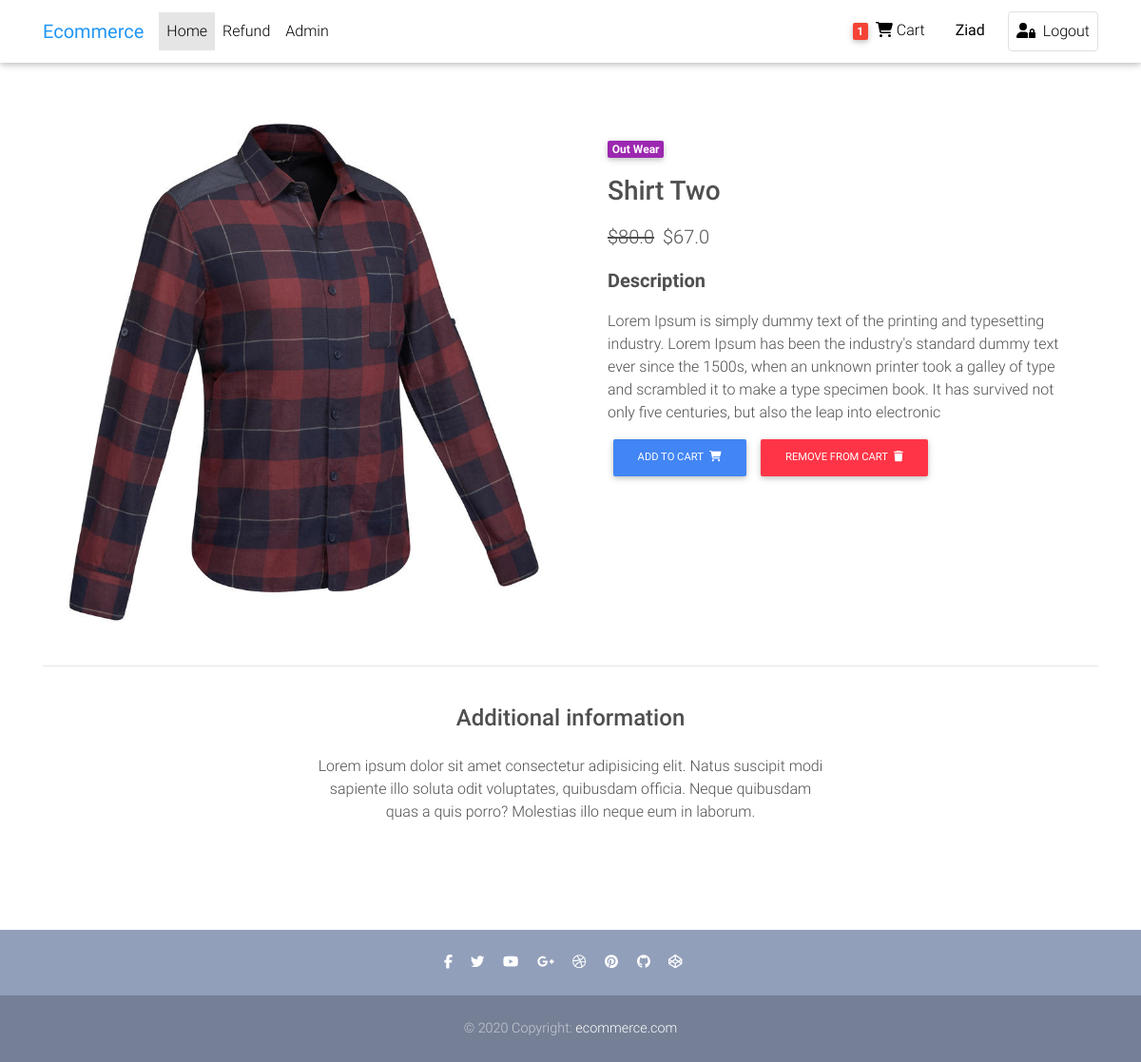
The app's page /product/test-product-2/ (signed in) with its own data.
### store/models.py (models this page shows, shortened)
class Order(models.Model):
    user = models.ForeignKey(settings.AUTH_USER_MODEL, on_delete=models.CASCADE)
    ref_code = models.CharField(max_length=20, blank=True, null=True)
    ordered = models.BooleanField(default=False)
    item = models.ManyToManyField(OrderItem)
    start_date = models.DateTimeField(auto_now_add=True)
    ordered_date = models.DateTimeField()
    billing_address = models.ForeignKey('Address', related_name='billing_address', on_delete=models.SET_NULL,
                                        blank=True, null=True)
    shipping_address = models.ForeignKey('Address', related_name='shipping_address', on_delete=models.SET_NULL,
                                         blank=True, null=True)
    payment = models.ForeignKey('Payment', on_delete=models.SET_NULL, blank=True, null=True)
    coupon = models.ForeignKey('Coupon', on_delete=models.SET_NULL, blank=True, null=True)
    being_delivered = models.BooleanField(default=False)
    received = models.BooleanField(default=False)
    refund_requested = models.BooleanField(default=False)
    refund_granted = models.BooleanField(default=False)

class Item(models.Model):
    title = models.CharField(max_length=100)
    price = models.FloatField()
    image = models.ImageField(upload_to='image')
    discount_price = models.FloatField(null=True, blank=True)
    category = models.CharField(choices=CATEGORY_CHOICES, max_length=2)
    label = models.CharField(choices=LABEL_CHOICES, max_length=1)
    slug = models.SlugField()
    description = models.TextField()
    name = models.TextField()
    def get_absolute_url(self):
        return reverse('store:product', kwargs={'slug': self.slug})
    def get_add_cart_url(self):
        return reverse('store:add_cart', kwargs={'slug': self.slug})
    def remove_cart_url(self):
        return reverse('store:remove_cart', kwargs={'slug': self.slug})

### store/views.py (the view)
# urls.py: path('product/<slug>/', views.ItemDetailsView.as_view(), name='product'),
class ItemDetailsView(DetailView):
    model = Item
    template_name = 'store/product-page.html'

### store/templatetags/cart_template_tags.py (called while the page is built)
@register.filter
def cart_item_count(user):
    if user.is_authenticated:
        qs = Order.objects.filter(user=user, ordered=False)
        if qs.exists():
            return qs[0].item.count()
        return 0

### store/templates/store/product-page.html (shortened to what this page needs)
{% extends 'store/base.html' %}
{% block content %}
    <main class="mt-5 pt-4">
        <div class="container dark-grey-text mt-5">
            <div class="row wow fadeIn">
                <div class="col-md-6 mb-4">
                    <img src="{{ object.image.url }}"
                         class="img-fluid" alt="">
                </div>
                <div class="col-md-6 mb-4">
                    <div class="p-4">
                        <div class="mb-3">
                            <a href="{{ item.get_absolute_url }}">
                                <span class="badge purple mr-1">{{ object.get_category_display }}</span>
                            </a>
                        </div>
                        <div class="mb-3">
                            <span class="h3">{{ object.title }}</span>
                        </div>
                        <p class="lead">
                            {% if object.discount_price %}
                                <span class="mr-1">
                                    <del>${{ object.price }}</del>
                                </span>
                                <span>${{ object.discount_price }}</span>
                            {% else %}
                                <span>${{ object.price }}</span>
                            {% endif %}
                        </p>
                        <p class="lead font-weight-bold">Description</p>
                        <p>{{ object.description }}</p>
                        <a href="{{ object.get_add_cart_url }}" class="btn btn-primary btn-md my-0 p">Add to cart
                            <i class="fas fa-shopping-cart ml-1"></i>
                        </a>
                        <a href="{{ object.remove_cart_url }}" class="btn btn-danger btn-md my-0 p">Remove from cart
                            <i class="fas fa-trash ml-1"></i>
                        </a>
                    </div>
                </div>
            </div>
            <hr>
            <div class="row d-flex justify-content-center wow fadeIn">
                <div class="col-md-6 text-center">
                    <h4 class="my-4 h4">Additional information</h4>
                    <p>Lorem ipsum dolor sit amet consectetur adipisicing elit. Natus suscipit modi sapiente illo soluta
                        odit
                        voluptates,
                        quibusdam officia. Neque quibusdam quas a quis porro? Molestias illo neque eum in laborum.</p>
                </div>
            </div>
            <div class="row wow fadeIn">
                <div class="col-lg-4 col-md-12 mb-4">
                </div>
                <div class="col-lg-4 col-md-6 mb-4">
                </div>
                <div class="col-lg-4 col-md-6 mb-4">
                </div>
            </div>
        </div>
    </main>
{% endblock %}

### store/templates/store/base.html (shortened to what this page needs)
{% load static %}
{% load cart_template_tags %}
<!DOCTYPE html>
<html lang="en">
<head>
    <link rel="stylesheet" href="{% static 'css/all.min.css' %}">
    <link href="{% static 'css/bootstrap.min.css' %}" rel="stylesheet">
    <link href="{% static 'css/mdb.min.css' %}" rel="stylesheet">
    <link href="{% static 'css/style.min.css' %}" rel="stylesheet">
</head>
<body>
<nav class="navbar fixed-top navbar-expand-lg navbar-light white scrolling-navbar">
    <div class="container">
        <a class="navbar-brand waves-effect" href="{% url 'store:home' %}">
            <strong class="blue-text">Ecommerce</strong>
        </a>
        <div class="collapse navbar-collapse" id="navbarSupportedContent">
            <ul class="navbar-nav mr-auto">
                <li class="nav-item active">
                    <a class="nav-link waves-effect" href="{% url 'store:home' %}">Home
                    </a>
                </li>
                {% if request.user.is_authenticated %}
                    <li class="nav-item">
                        <a class="nav-link waves-effect" href="{% url 'store:request-refund' %}">Refund</a>
                    </li>
                {% endif %}
                {% if request.user.is_staff %}
                    <li class="nav-item">
                        <a class="nav-link waves-effect" href="{% url 'store:admin' %}" target="_blank">Admin</a>
                    </li>
                {% endif %}
            </ul>
            <ul class="navbar-nav nav-flex-icons">
                {% if request.user.is_authenticated %}
                    <li class="nav-item">
                        <a href="{% url 'store:order_summary' %}" class="nav-link waves-effect">
                            <span class="badge red z-depth-1 mr-1"> {{ request.user|cart_item_count }} </span>
                            <i class="fas fa-shopping-cart"></i>
                            <span class="clearfix d-none d-sm-inline-block"> Cart </span>
                        </a>
                    </li>
                    <li class="nav-item mx-3">
                        <a class="nav-link waves-effect">
                            <span class="clearfix d-none d-sm-inline-block"><strong>{{ user.first_name }}</strong></span>
                        </a>
                    </li>
                    <li class="nav-item">
                        <a href="{% url 'store:logout' %}"
                           class="nav-link border border-light rounded waves-effect">
                            <i class="fa fa-user-lock mr-2"></i>Logout
                        </a>
                    </li>
                {% endif %}
            </ul>
        </div>
    </div>
</nav>
{% block content %}
{% endblock %}
<footer class="page-footer text-center font-small mt-5 wow fadeIn">
    <div class="pt-4">
    </div>
    <div class="pb-4">
        <a href="#">
            <i class="fab fa-facebook-f mr-3"></i>
        </a>
        <a href="#">
            <i class="fab fa-twitter mr-3"></i>
        </a>
        <a href="#">
            <i class="fab fa-youtube mr-3"></i>
        </a>
        <a href="#">
            <i class="fab fa-google-plus-g mr-3"></i>
        </a>
        <a href="#">
            <i class="fab fa-dribbble mr-3"></i>
        </a>
        <a href="#">
            <i class="fab fa-pinterest mr-3"></i>
        </a>
        <a href="#">
            <i class="fab fa-github mr-3"></i>
        </a>
        <a href="#">
            <i class="fab fa-codepen mr-3"></i>
        </a>
    </div>
    <div class="footer-copyright py-4">
        © 2020 Copyright:
        <a href="#"> ecommerce.com </a>
    </div>
</footer>
</body>
</html>

### records on screen
Item: image (picture), category "Out Wear", title "Shirt Two", price "80.0", discount_price "67.0", description "Lorem Ipsum is simply dummy text of the printing and typesetting industry. Lorem Ipsum has been the industry's standard dummy text ever since the 1500s, when an unknown printer took a galley of type and scrambled it to make a type specimen book. It has survived not only five centuries, but also the leap into electronic"

### other values on screen
{{ request.user|cart_item_count }} "1"
{{ user.first_name }} "Ziad"
